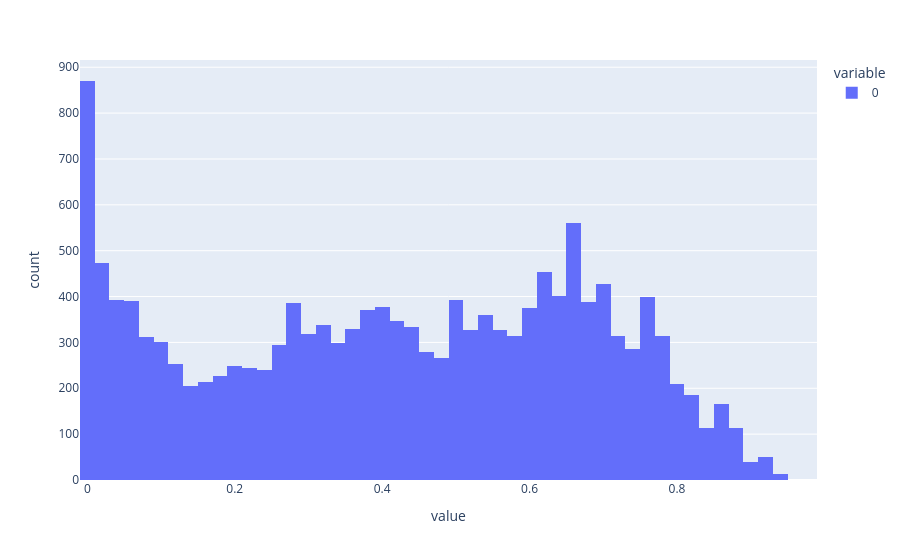

Notebook source saved alongside this figure:
### Code cell
px.histogram(fall_records_df["xmin"] / fall_records_df["frame_width"])

### Figure 1 — Plotly figure (JSON) as saved in the notebook; plotly's stock layout.template omitted (floating-point values rounded to 4 significant figures; data arrays with more than 128 entries replaced by an {"elided": "..."} marker saying what was removed)
{"data": [{"alignmentgroup": "True", "bingroup": "x", "hovertemplate": "variable=0<br>value=%{x}<br>count=%{y}<extra></extra>", "legendgroup": "0", "marker": {"color": "#636efa", "pattern": {"shape": ""}}, "name": "0", "offsetgroup": "0", "orientation": "v", "showlegend": true, "type": "histogram", "x": {"elided": "14837 float values"}, "xaxis": "x", "yaxis": "y"}], "layout": {"autosize": true, "barmode": "relative", "legend": {"title": {"text": "variable"}, "tracegroupgap": 0}, "margin": {"t": 60}, "xaxis": {"anchor": "y", "autorange": true, "domain": [0, 1], "range": [-0.01, 0.99], "title": {"text": "value"}, "type": "linear"}, "yaxis": {"anchor": "x", "autorange": true, "domain": [0, 1], "range": [0, 915.8], "title": {"text": "count"}}}}
